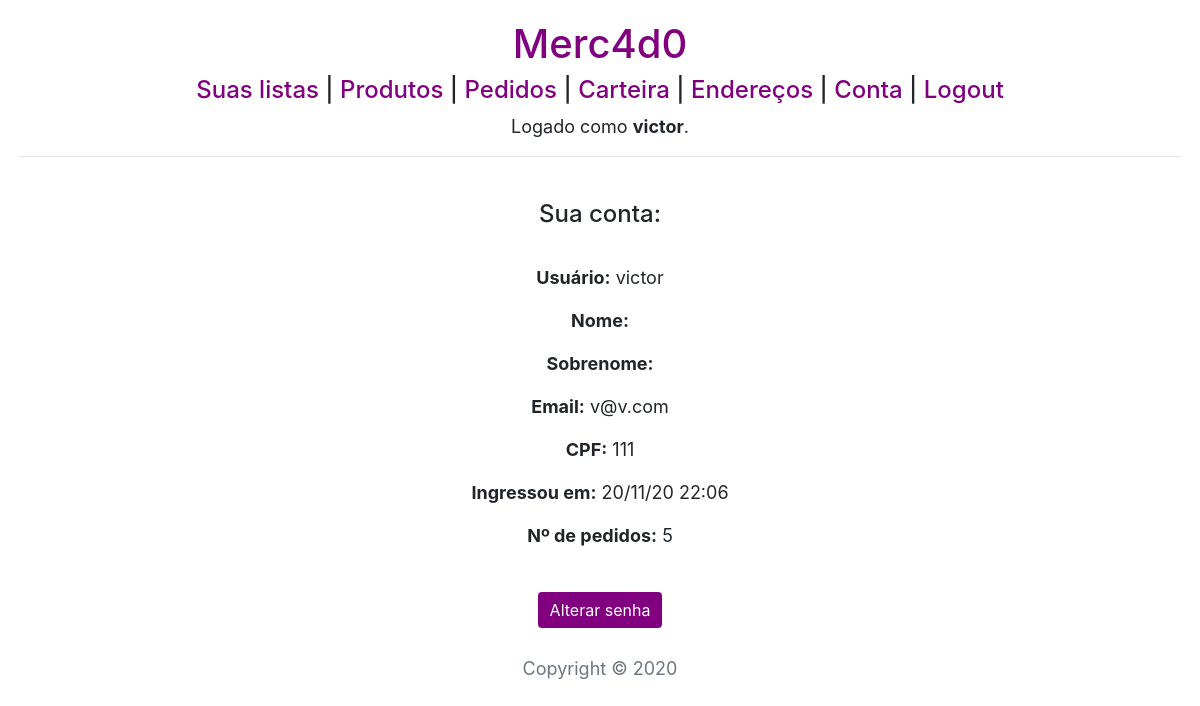
Page /conta (signed in) on the earlier database version.
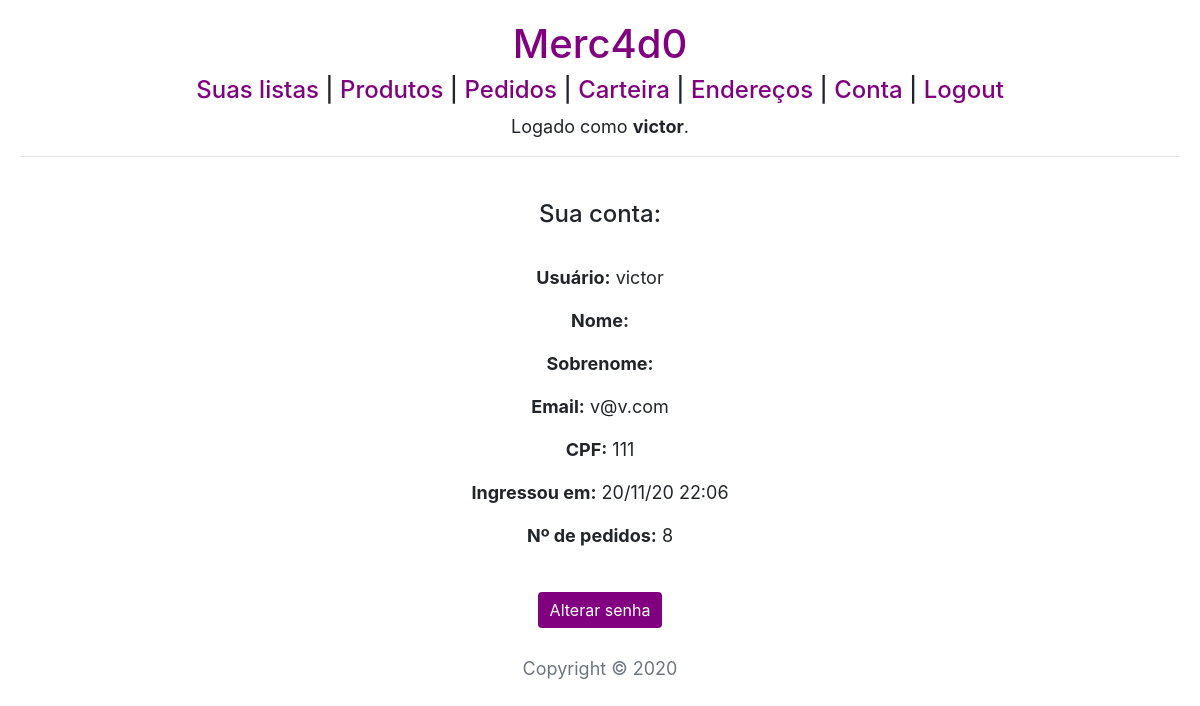
Same page on the later database version.
### compras/models.py (models this page shows, shortened)
class Usuario(AbstractUser):
    cpf = models.CharField(max_length=11)

### compras/views.py (the view)
# urls.py: path("conta", views.conta, name="conta"),
@login_required(login_url='login')
def conta(request):
    return render(request, 'compras/conta.html')

### compras/templates/compras/conta.html
{% extends "compras/layout.html" %}
{% block body %}
<h4>Sua conta:</h4>
<br>
<p><b>Usuário:</b> {{ user.username }}</p>
<p><b>Nome:</b> {{ user.first_name }}</p>
<p><b>Sobrenome:</b> {{ user.last_name }}</p>
<p><b>Email:</b> {{ user.email }}</p>
<p><b>CPF:</b> {{ user.cpf }}</p>
<p><b>Ingressou em:</b> {{ user.date_joined|date:"d/m/y H:i" }}</p>
<p><b>Nº de pedidos:</b> {{ user.historicos.count }}</p>
<br>
<a href="{% url 'senha' %}">
    <button type="button" class="btn btn-primary">Alterar senha</button>
</a>
{% endblock %}

### compras/templates/compras/layout.html (shortened to what this page needs)
{% load static %}
<!DOCTYPE html>
<html lang="en">
<head>
    <link rel="stylesheet" href="https://cdn.jsdelivr.net/npm/bootstrap@4.5.3/dist/css/bootstrap.min.css">
    <link rel="stylesheet" href="{% static 'compras/styles.css' %}">
    <link rel="stylesheet" href="https://cdn.jsdelivr.net/npm/bootstrap-select@1.13.14/dist/css/bootstrap-select.min.css">
</head>
<body>
    <h1><a href="{% url 'index' %}">Merc4d0</a></h1>
    <h4>
    <nav>
        {% if not user.is_authenticated %}
            <a href="{% url 'login' %}">Login</a>
            <span>|</span>
            <a href="{% url 'registrar' %}">Registrar-se</a>
        {% else %}
            <a href="{% url 'index' %}">Suas listas</a>
            <span>|</span>
            <a href="{% url 'produtos' %}">Produtos</a>
            <span>|</span>
            <a href="{% url 'pedidos' %}">Pedidos</a>
            <span>|</span>
            <a href="{% url 'carteira' %}">Carteira</a>
            <span>|</span>
            <a href="{% url 'enderecos' %}">Endereços</a>
            <span>|</span>
            <a href="{% url 'conta' %}">Conta</a>
            <span>|</span>
            <a href="{% url 'logout' %}">Logout</a>
        {% endif %}
    </nav>
    </h4>
    {% if user.is_authenticated %}
        <p>Logado como <b>{{ user.username }}</b>.</p>
    {% else %}
        <p>Não logado.</p>
    {% endif %}
    <hr>
    <br>
    {% block body %}
    {% endblock %}
</body>
<br>
<br>
<footer class="text-center text-muted">
    Copyright &copy; 2020
</footer>
</html>

Differences in the rows shown:
changed Usuario "victor": historicos.count "5" → "8"
